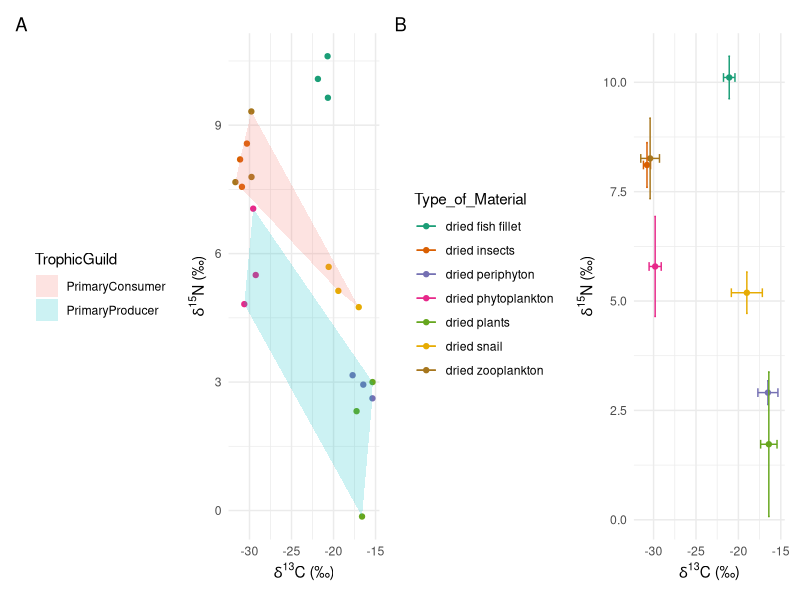
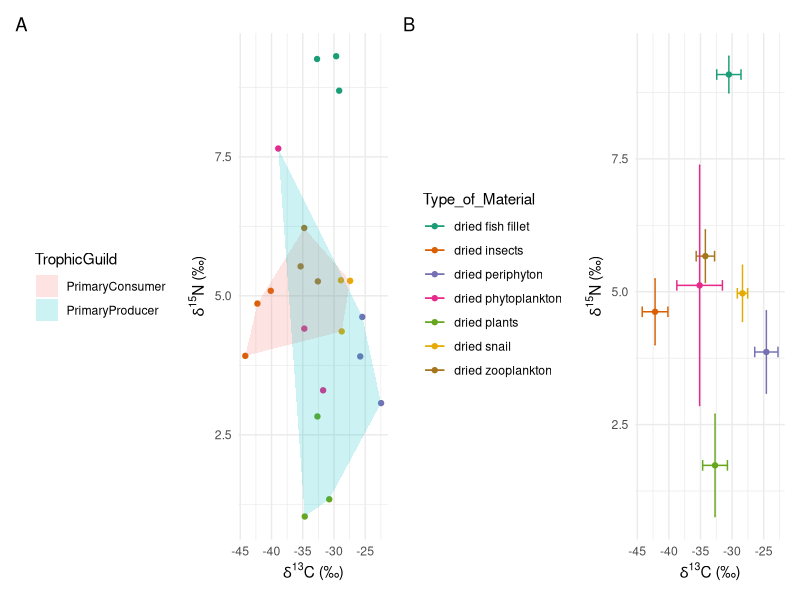
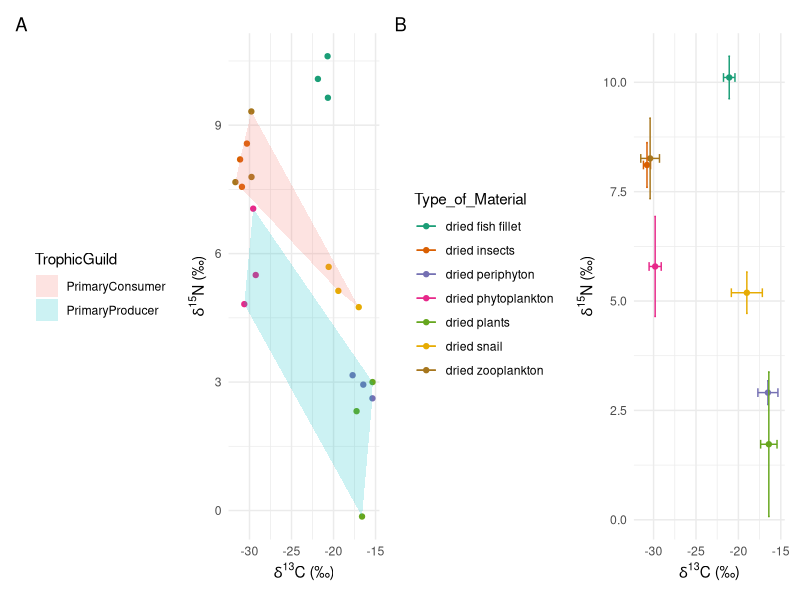
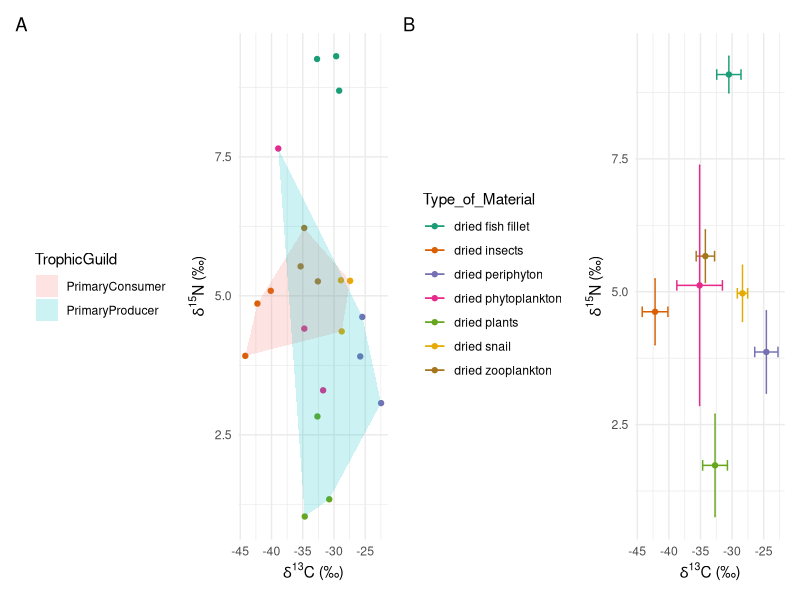

Generate these figures, in order, with R:
# This script takes preliminary C & N isotope data from Angle and Killarny lakes
# and plots them


### Libraries ####
library(tidyverse) # this package is for data wrangling and tidying
library(ggplot2) # this package is for plotting
library(patchwork) # this package is for making multipanel plots
library(RColorBrewer) #this package is for the 7 different categories


### Clean the data ####
alldata.messy <-read_csv("AngKilCN.csv")
head(alldata.messy)

#First I need to go through the sample ID
# and add a column to separate the lakes by a unique ID.
alldata.messy[grep("ANG", alldata.messy$Sample_ID),"Lake"] <- "Angle"
alldata.messy[grep("KIL", alldata.messy$Sample_ID),"Lake"] <- "Killarney"


# If we want polygons, we need a way to categorize the data. 
alldata.messy[grep("phytoplankton", alldata.messy$Type_of_Material),"TrophicGuild"] <- "PrimaryProducer"
alldata.messy[grep("periphyton", alldata.messy$Type_of_Material),"TrophicGuild"] <- "PrimaryProducer"
alldata.messy[grep("plants", alldata.messy$Type_of_Material),"TrophicGuild"] <- "PrimaryProducer"
alldata.messy[grep("insects", alldata.messy$Type_of_Material),"TrophicGuild"] <- "PrimaryConsumer"
alldata.messy[grep("snail", alldata.messy$Type_of_Material),"TrophicGuild"] <- "PrimaryConsumer"
alldata.messy[grep("zooplankton", alldata.messy$Type_of_Material),"TrophicGuild"] <- "PrimaryConsumer"
alldata.messy[grep("fish", alldata.messy$Type_of_Material),"TrophicGuild"] <- "Top Consumer"

#I'm going to make different data sets for each lake.

#Angle
AngleCN <- alldata.messy %>% 
  select(Sample_ID, Type_of_Material, d13C_VPDB, d15N_air, Lake, TrophicGuild) %>% 
  filter(Lake == "Angle")

#consolidate these values into a mean and SD
summaryANG <- AngleCN %>% 
  group_by(Type_of_Material) %>% 
  summarize(aveC = mean(d13C_VPDB),
            aveN = mean(d15N_air),
            sdC = sd(d13C_VPDB),
            sdN = sd(d15N_air))

# If we want polygons, we need a way to categorize the data. 
summaryANG[grep("phytoplankton", summaryANG$Type_of_Material),"TrophicGuild"] <- "PrimaryProducer"
summaryANG[grep("periphyton", summaryANG$Type_of_Material),"TrophicGuild"] <- "PrimaryProducer"
summaryANG[grep("plants", summaryANG$Type_of_Material),"TrophicGuild"] <- "PrimaryProducer"
summaryANG[grep("insects", summaryANG$Type_of_Material),"TrophicGuild"] <- "PrimaryConsumer"
summaryANG[grep("snail", summaryANG$Type_of_Material),"TrophicGuild"] <- "PrimaryConsumer"
summaryANG[grep("zooplankton", summaryANG$Type_of_Material),"TrophicGuild"] <- "PrimaryConsumer"
summaryANG[grep("fish", summaryANG$Type_of_Material),"TrophicGuild"] <- "Top Consumer"

#Killarney
KilCN <- alldata.messy %>% 
  select(Sample_ID, Type_of_Material, d13C_VPDB, d15N_air, Lake, TrophicGuild) %>% 
  filter(Lake == "Killarney")

summaryKIL <-KilCN %>% group_by(Type_of_Material) %>% 
  summarize(aveC = mean(d13C_VPDB),
            aveN = mean(d15N_air),
            sdC = sd(d13C_VPDB),
            sdN = sd(d15N_air))

summaryKIL[grep("phytoplankton", summaryKIL$Type_of_Material),"TrophicGuild"] <- "PrimaryProducer"
summaryKIL[grep("periphyton", summaryKIL$Type_of_Material),"TrophicGuild"] <- "PrimaryProducer"
summaryKIL[grep("plants", summaryKIL$Type_of_Material),"TrophicGuild"] <- "PrimaryProducer"
summaryKIL[grep("insects", summaryKIL$Type_of_Material),"TrophicGuild"] <- "PrimaryConsumer"
summaryKIL[grep("snail", summaryKIL$Type_of_Material),"TrophicGuild"] <- "PrimaryConsumer"
summaryKIL[grep("zooplankton", summaryKIL$Type_of_Material),"TrophicGuild"] <- "PrimaryConsumer"
summaryKIL[grep("fish", summaryKIL$Type_of_Material),"TrophicGuild"] <- "Top Consumer"

##Plots ####

# Angel Lake
# Extract a vector that is a convex hull of the points according to category.
pp<-AngleCN %>% filter(TrophicGuild == "PrimaryProducer")
AngChull.pp<-pp[chull(pp$d13C_VPDB, pp$d15N_air),]
pc<-AngleCN %>% filter(TrophicGuild == "PrimaryConsumer")
AngChull.pc<-pc[chull(pc$d13C_VPDB, pc$d15N_air),]
AngChull <- bind_rows(AngChull.pp,AngChull.pc)

# all individual samples, plotted with a convex hull around the values for 
# primary producers and primary consumers
A1<-ggplot(data = AngleCN, aes(x = d13C_VPDB, 
                           y = d15N_air, 
                           color = Type_of_Material)) +
  geom_point() +
  scale_color_brewer(palette = "Dark2") +
  geom_polygon(data=AngChull, 
               aes(x=d13C_VPDB, y=d15N_air, 
                   group = TrophicGuild,  
                   fill = TrophicGuild), 
               alpha = 0.2,
               linetype = "blank") +
  theme_minimal() +
  labs(x = expression(paste(delta^{13}, "C (\u2030)")),
       y = expression(paste(delta^{15}, "N (\u2030)")))


#Also, just a simple plot with means and sds for each type of material sampled.
A2<-ggplot(data = summaryANG, 
       aes(x = aveC, 
           y = aveN, 
           color = Type_of_Material)) +
  geom_point() +
  scale_color_brewer(palette = "Dark2") +
  geom_errorbar(aes(xmin=aveC-sdC, xmax=aveC+sdC), width=.2,
                position=position_dodge(0.05)) +
  geom_errorbar(aes( ymin=aveN-sdN, ymax=aveN+sdN), width=.2,
                position=position_dodge(0.05)) +
  theme_minimal() +
  labs(x = expression(paste(delta^{13}, "C (\u2030)")),
       y = expression(paste(delta^{15}, "N (\u2030)"))) +
  theme(legend.position="left")

A1<-A1 + guides(color = FALSE) + theme(legend.position="left")
A1 + A2 + plot_annotation(tag_levels = 'A')
ggsave("AngleLake.png")

# Repeat for Killarney
# Extract a vector that is a convex hull of the points according to category.
pp<-KilCN %>% filter(TrophicGuild == "PrimaryProducer")
KilChull.pp<-pp[chull(pp$d13C_VPDB, pp$d15N_air),]
pc<-KilCN %>% filter(TrophicGuild == "PrimaryConsumer")
KilChull.pc<-pc[chull(pc$d13C_VPDB, pc$d15N_air),]
KilChull <- bind_rows(KilChull.pp,KilChull.pc)

# all individual samples, plotted with a convex hull around the values for 
# primary producers and primary consumers
B1<-ggplot(data = KilCN, aes(x = d13C_VPDB, 
                               y = d15N_air, 
                               color = Type_of_Material)) +
  geom_point() +
  scale_color_brewer(palette = "Dark2") +
  geom_polygon(data=KilChull, 
               aes(x=d13C_VPDB, y=d15N_air, 
                   group = TrophicGuild,  
                   fill = TrophicGuild), 
               alpha = 0.2,
               linetype = "blank") +
  theme_minimal() +
  labs(x = expression(paste(delta^{13}, "C (\u2030)")),
       y = expression(paste(delta^{15}, "N (\u2030)")))


#Also, just a simple plot with means and sds for each type of material sampled.
B2<-ggplot(data = summaryKIL, 
           aes(x = aveC, 
               y = aveN, 
               color = Type_of_Material)) +
  geom_point() +
  scale_color_brewer(palette = "Dark2") +
  geom_errorbar(aes(xmin=aveC-sdC, xmax=aveC+sdC), width=.2,
                position=position_dodge(0.05)) +
  geom_errorbar(aes( ymin=aveN-sdN, ymax=aveN+sdN), width=.2,
                position=position_dodge(0.05)) +
  theme_minimal() +
  labs(x = expression(paste(delta^{13}, "C (\u2030)")),
       y = expression(paste(delta^{15}, "N (\u2030)"))) +
  theme(legend.position="left")

B1<-B1 + guides(color = FALSE) + theme(legend.position="left")
B1 + B2 + plot_annotation(tag_levels = 'A')
ggsave("KillarneyLake.png")



